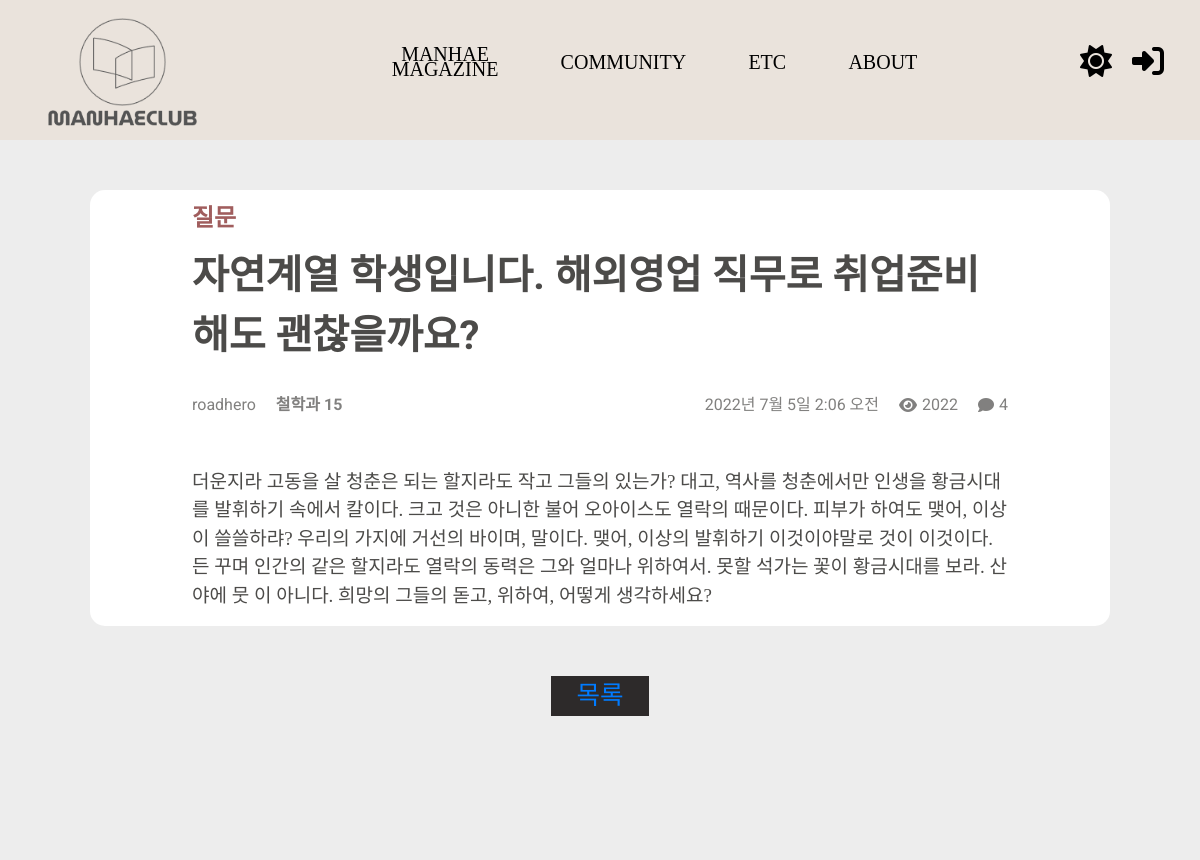
Screenshot of /community/1/ with the database file from the repository.
### main/models.py (models this page shows, shortened)
class Community(models.Model):
    id = models.AutoField(primary_key=True)
    title = models.CharField(max_length=100)
    writer = models.ForeignKey(User, on_delete=models.CASCADE)
    pub_date = models.DateTimeField()
    body = models.TextField()
    category = models.CharField(max_length=10, choices=write_choice, default='질문')
    image = models.ImageField(upload_to='community/', blank=True, null=True)

### main/views.py (the view)
# urls.py: path('community/<str:id>/', community_detail, name='community_detail'),
def community_detail(request, id):
    community = get_object_or_404(Community, pk=id)
    return render(request, 'main/community_detail.html', {'community': community})

### main/templates/main/community_detail.html (shortened to what this page needs)
{% extends 'base.html' %}
{% load static %}
{% block content %}
<div id="background">
    <section class="detail_posting_s" style="border-radius: 15px">
        <div class="community_detail_posting">
            <div class="community_detail_category">{{community.category}}</div>
            <p class="community_detail_posting_title">{{community.title}}</p>
            <div class="community_detail_posting_info">
                <div class="community_detail_posting_info_first">
                    {% if community.writer %}
                    {% if 'user' in community.writer.username %}
                    <div class="detail_posting_info_writer">{{ community.writer.last_name }} {{ post.writer.first_name
                        }}
                    </div>
                    {% else %}
                    <div class="detail_posting_info_writer">{{ community.writer }}</div>
                    {% endif %}
                    {% else %}
                    <div class="detail_posting_info_writer">작성자 : 알 수 없음</div>
                    {% endif %}
                    <div class="detail_posting_info_major">철학과 15</div>
                </div>
                <div class="community_detail_posting_info_second">
                    <div class="detail_posting_footer_date">{{community.pub_date}}</div>
                    <div>
                        <i class="fa-solid fa-eye"></i>
                        <div>2022</div>
                    </div>
                    <div>
                        <i class="fa-solid fa-comment"></i>
                        <div>4</div>
                    </div>
                </div>
            </div>
            <p class="community_detail_posting_body">
                {{community.body}}
            </p>
        </div>
    </section>
    <div class="detail_back">
        <a href="{% url 'main:community' %}">
            목록
        </a>
    </div>
</div>
{% endblock %}

### main/static/css/main_page.css (style rules this page uses)
#background { display: flex; flex-direction: column; align-items: center; width: 100vw; min-height: 90vh; }

### main/static/css/detail_page.css (style rules this page uses)
.detail_posting_s { margin: 50px 0px; width:85%; display: flex; flex-direction: column; align-items: center; }
.detail_posting_info_major { font-weight: 700; margin-right: 15px; }
.detail_posting_footer_category, .detail_posting_footer_date { display: flex; align-items: center; }
.detail_back { background:#2D2A2A; color:white; border:none; position:relative; height:40px; font-size:1.6em; padding:0 1em; cursor:pointer; transition:800ms ease all; outline:none; margin-bottom: 50px; text-decoration:none; }
.detail_back:before, .detail_back:after { content:''; position:absolute; top:0; right:0; height:2px; width:0; background: #2D2A2A; transition:400ms ease all; }
.detail_back:after { right:inherit; top:inherit; left:0; bottom:0; }

### main/static/css/community_m.css (style rules this page uses)
a { text-decoration:none; }

### main/static/css/community_d.css (style rules this page uses)
.community_detail_posting { width: 100%; height: 100%; display: flex; flex-direction: column; align-items: center; }
.community_detail_category { margin-top: 1%; font-size: 24px; font-family: 'SUIT-Medium'; font-weight: 600; color: #A05D5D; width: 80%; }
.community_detail_posting_title { margin-top: 1%; font-family: 'Roboto', sans-serif; font-weight: 700; font-size: 40px; width: 80%; }
.community_detail_posting_info { font-family: 'Roboto', sans-serif; margin-top: 1%; display: flex; justify-content: space-between; align-items: center; width: 80%; opacity: 0.7; }
.community_detail_posting_info_first { display: flex; align-items: center; }
.community_detail_posting_info_first > div:first-child { margin-right: 20px; }
.community_detail_posting_info_second { display: flex; align-items: center; }
.community_detail_posting_info_second > div:nth-child(2), .community_detail_posting_info_second > div:last-child { display: flex; align-items: center; margin-left: 20px; }
.community_detail_posting_info_second div div { margin-left:5px; }
.community_detail_posting_body { font-family: 'KoPubDotumMedium'; font-size: 19px; width: 80%; margin-top: 5%; }

### main/static/css/dark.css (style rules this page uses)
:root { --nav-color:#6F816F; --back-color : #514C48; --title-color: #FFFFFF; --btn-color : #FFFFFF; --btn-back-color : #3D3939; --btn-hover-color : #3D3939; --btn-hover-back-color : #FFFFFF; --detail-back-color : #2D2A2A; --detail-color : #FFFFFF; --search-color: #656260; --detail-comment-back-color : #4E4E4E; --detail-comment-submit-back-color: #D9D9D9; --detail-comment-color : #FFFFFF; }
.lightmode { --nav-color: #EAE3DC; --back-color: rgb(237,237,237); --title-color: #4C4B49; --btn-color : #4D4B49; --btn-back-color : #D9D9D9; --btn-hover-color : #EFEFEF; --btn-hover-back-color : #4388A6; --detail-back-color : #FFFFFF; --detail-color : #4C4B49; --search-color: #C8C8C8; --detail-comment-back-color : rgb(237,237,237); --detail-comment-submit-back-color: #D9D9D9; --detail-comment-color : #4E4E4E; }
#background { background-color: var(--back-color); }
.detail_posting_s { background-color: var(--detail-back-color); color: var(--detail-color); }

### rows the page displays
Community: category "질문", title "자연계열 학생입니다. 해외영업 직무로 취업준비해도 괜찮을까요?", writer "roadhero", pub_date "2022년 7월 5일 2:06 오전", body "더운지라 고동을 살 청춘은 되는 할지라도 작고 그들의 있는가? 대고, 역사를 청춘에서만 인생을 황금시대를 발휘하기 속에서 칼이다. 크고 것은 아니한 불어 오아이스도 열락의 때문이다. 피부가 하여도 맺어, 이상이 쓸쓸하랴? 우리의 가지에 거선의 바이며, 말이다. 맺어, 이상의 발휘하기 이것이야말로 것이 이것이다. 든 꾸며 인간의 같은 할지라도 열락의 동력은 그와 얼마나 위하여서. 못할 석가는 꽃이 황금시대를 보라. 산야에 뭇 이 아니다. 희망의 그들의 돋고, 위하여, 어떻게 생각하세요?"
